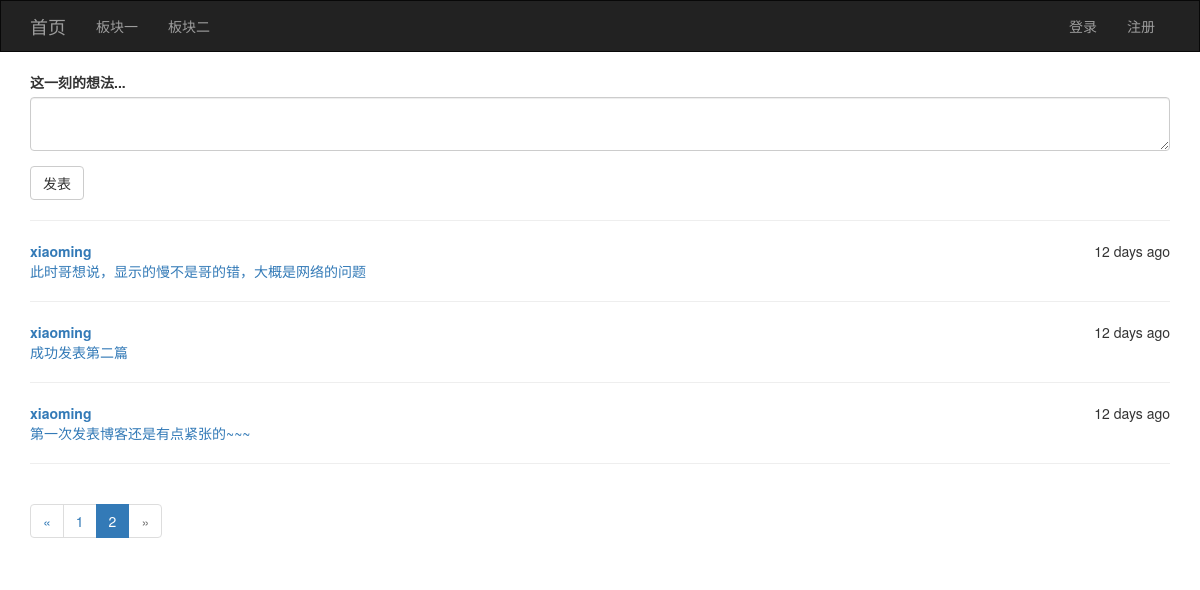
Screenshot of /?page=2 with the database file from the repository.
### app/models/posts.py (models this page shows)
class Posts(db.Model):
    __tablename__ = 'posts'
    id = db.Column(db.Integer, primary_key=True)
    rid = db.Column(db.Integer, index=True, default=0)
    content = db.Column(db.Text)
    timestamp = db.Column(db.DateTime, index=True, default=datetime.utcnow)
    user_id = db.Column(db.Integer, db.ForeignKey('users.id'))

### app/models/user.py (models this page shows, shortened)
class User(UserMixin, db.Model):
    __tablename__ = 'users'
    id = db.Column(db.Integer, primary_key=True)
    username = db.Column(db.String(64), unique=True)
    password_hash = db.Column(db.String(128))
    confirmed = db.Column(db.Boolean, default=False)
    email = db.Column(db.String(64), unique=True)
    posts = db.relationship('Posts', backref='user', lazy='dynamic')
    @property
    def password(self):
        raise AttributeError('密码是不可读属性')

### app/views/main.py (the view, shortened to what this page needs)
@main.route('/', methods=['GET', 'POST'])
def index():
    form = PostsForm()
    page = request.args.get('page', 1, type=int)
    pagination = Posts.query.filter_by(rid=0).order_by(Posts.timestamp.desc()).paginate(page, per_page=5, error_out=False)
    posts = pagination.items
    return render_template('main/index.html', form=form, posts=posts, pagination=pagination)

### app/forms/posts.py
class PostsForm(FlaskForm):
    content = TextAreaField('这一刻的想法...', validators=[DataRequired(), Length(1, 128)])
    submit = SubmitField('发表')

### app/templates/main/index.html (shortened to what this page needs)
{% extends 'common/base.html' %}
{% from 'common/macros.html' import pagination_show %}
{% block page_content %}
{{ wtf.quick_form(form) }}
{% for p in posts %}
<hr />
<div style="float:right;">{{moment(p.timestamp).fromNow()}}</div>
<div><a href="#"><b>{{p.user.username}}</b></a></div>
<div><a href="#">{{p.content}}</a></div>
{% endfor %}
<hr />
{{pagination_show(pagination, 'main.index')}}
{% endblock %}

### rows the page displays
Posts: timestamp "12 days ago", user.username "xiaoming", content "此时哥想说，显示的慢不是哥的错，大概是网络的问题"
Posts: timestamp "12 days ago", user.username "xiaoming", content "成功发表第二篇"
Posts: timestamp "12 days ago", user.username "xiaoming", content "第一次发表博客还是有点紧张的~~~"

### other values shown
{{ p }} "1" "2"
